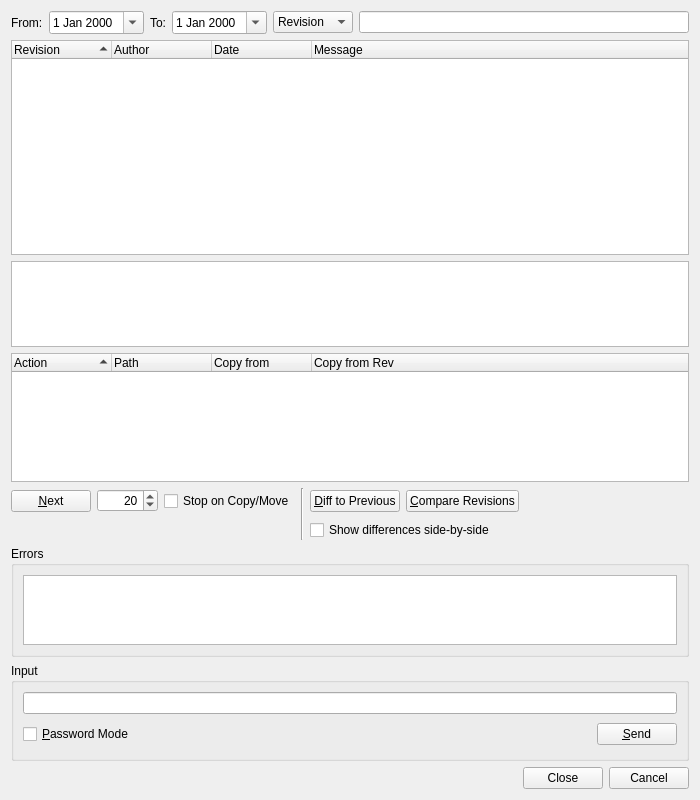
<?xml version="1.0" encoding="UTF-8"?>
<ui version="4.0">
 <class>SvnLogBrowserDialog</class>
 <widget class="QWidget" name="SvnLogBrowserDialog">
  <property name="geometry">
   <rect>
    <x>0</x>
    <y>0</y>
    <width>700</width>
    <height>800</height>
   </rect>
  </property>
  <property name="windowTitle">
   <string>Subversion Log</string>
  </property>
  <layout class="QVBoxLayout" name="verticalLayout">
   <item>
    <layout class="QHBoxLayout">
     <item>
      <widget class="QLabel" name="label">
       <property name="text">
        <string>From:</string>
       </property>
      </widget>
     </item>
     <item>
      <widget class="QDateEdit" name="fromDate">
       <property name="toolTip">
        <string>Enter the start date</string>
       </property>
       <property name="calendarPopup">
        <bool>true</bool>
       </property>
      </widget>
     </item>
     <item>
      <widget class="QLabel" name="label_2">
       <property name="text">
        <string>To:</string>
       </property>
      </widget>
     </item>
     <item>
      <widget class="QDateEdit" name="toDate">
       <property name="toolTip">
        <string>Enter the end date</string>
       </property>
       <property name="calendarPopup">
        <bool>true</bool>
       </property>
      </widget>
     </item>
     <item>
      <widget class="QComboBox" name="fieldCombo">
       <property name="toolTip">
        <string>Select the field to filter on</string>
       </property>
       <item>
        <property name="text">
         <string>Revision</string>
        </property>
       </item>
       <item>
        <property name="text">
         <string>Author</string>
        </property>
       </item>
       <item>
        <property name="text">
         <string>Message</string>
        </property>
       </item>
      </widget>
     </item>
     <item>
      <widget class="E5ClearableLineEdit" name="rxEdit">
       <property name="toolTip">
        <string>Enter the regular expression to filter on</string>
       </property>
      </widget>
     </item>
    </layout>
   </item>
   <item>
    <widget class="QTreeWidget" name="logTree">
     <property name="sizePolicy">
      <sizepolicy hsizetype="Expanding" vsizetype="Expanding">
       <horstretch>0</horstretch>
       <verstretch>5</verstretch>
      </sizepolicy>
     </property>
     <property name="alternatingRowColors">
      <bool>true</bool>
     </property>
     <property name="selectionMode">
      <enum>QAbstractItemView::ExtendedSelection</enum>
     </property>
     <property name="rootIsDecorated">
      <bool>false</bool>
     </property>
     <property name="itemsExpandable">
      <bool>false</bool>
     </property>
     <property name="sortingEnabled">
      <bool>true</bool>
     </property>
     <property name="allColumnsShowFocus">
      <bool>true</bool>
     </property>
     <column>
      <property name="text">
       <string>Revision</string>
      </property>
     </column>
     <column>
      <property name="text">
       <string>Author</string>
      </property>
     </column>
     <column>
      <property name="text">
       <string>Date</string>
      </property>
     </column>
     <column>
      <property name="text">
       <string>Message</string>
      </property>
     </column>
    </widget>
   </item>
   <item>
    <widget class="QTextEdit" name="messageEdit">
     <property name="sizePolicy">
      <sizepolicy hsizetype="Expanding" vsizetype="Expanding">
       <horstretch>0</horstretch>
       <verstretch>2</verstretch>
      </sizepolicy>
     </property>
     <property name="readOnly">
      <bool>true</bool>
     </property>
    </widget>
   </item>
   <item>
    <widget class="QTreeWidget" name="filesTree">
     <property name="sizePolicy">
      <sizepolicy hsizetype="Expanding" vsizetype="Expanding">
       <horstretch>0</horstretch>
       <verstretch>3</verstretch>
      </sizepolicy>
     </property>
     <property name="alternatingRowColors">
      <bool>true</bool>
     </property>
     <property name="rootIsDecorated">
      <bool>false</bool>
     </property>
     <property name="itemsExpandable">
      <bool>false</bool>
     </property>
     <property name="sortingEnabled">
      <bool>true</bool>
     </property>
     <property name="allColumnsShowFocus">
      <bool>true</bool>
     </property>
     <column>
      <property name="text">
       <string>Action</string>
      </property>
     </column>
     <column>
      <property name="text">
       <string>Path</string>
      </property>
     </column>
     <column>
      <property name="text">
       <string>Copy from</string>
      </property>
     </column>
     <column>
      <property name="text">
       <string>Copy from Rev</string>
      </property>
     </column>
    </widget>
   </item>
   <item>
    <layout class="QGridLayout" name="gridLayout">
     <item row="0" column="0">
      <widget class="QPushButton" name="nextButton">
       <property name="toolTip">
        <string>Press to get the next bunch of log entries</string>
       </property>
       <property name="text">
        <string>&amp;Next</string>
       </property>
      </widget>
     </item>
     <item row="0" column="1">
      <widget class="QSpinBox" name="limitSpinBox">
       <property name="toolTip">
        <string>Enter the limit of entries to fetch</string>
       </property>
       <property name="alignment">
        <set>Qt::AlignRight|Qt::AlignTrailing|Qt::AlignVCenter</set>
       </property>
       <property name="minimum">
        <number>1</number>
       </property>
       <property name="maximum">
        <number>10000</number>
       </property>
       <property name="value">
        <number>20</number>
       </property>
      </widget>
     </item>
     <item row="0" column="2">
      <widget class="QCheckBox" name="stopCheckBox">
       <property name="toolTip">
        <string>Select to stop listing log messages at a copy or move</string>
       </property>
       <property name="text">
        <string>Stop on Copy/Move</string>
       </property>
      </widget>
     </item>
     <item row="0" column="3" rowspan="2">
      <widget class="Line" name="line">
       <property name="orientation">
        <enum>Qt::Vertical</enum>
       </property>
      </widget>
     </item>
     <item row="0" column="4">
      <widget class="QPushButton" name="diffPreviousButton">
       <property name="toolTip">
        <string>Press to generate a diff to the previous revision</string>
       </property>
       <property name="text">
        <string>&amp;Diff to Previous</string>
       </property>
      </widget>
     </item>
     <item row="0" column="5">
      <widget class="QPushButton" name="diffRevisionsButton">
       <property name="toolTip">
        <string>Press to compare two revisions</string>
       </property>
       <property name="text">
        <string>&amp;Compare Revisions</string>
       </property>
      </widget>
     </item>
     <item row="0" column="6">
      <spacer>
       <property name="orientation">
        <enum>Qt::Horizontal</enum>
       </property>
       <property name="sizeHint" stdset="0">
        <size>
         <width>39</width>
         <height>26</height>
        </size>
       </property>
      </spacer>
     </item>
     <item row="1" column="4" colspan="3">
      <widget class="QCheckBox" name="sbsCheckBox">
       <property name="toolTip">
        <string>Select to show differences side-by-side</string>
       </property>
       <property name="text">
        <string>Show differences side-by-side</string>
       </property>
      </widget>
     </item>
    </layout>
   </item>
   <item>
    <widget class="QGroupBox" name="errorGroup">
     <property name="sizePolicy">
      <sizepolicy hsizetype="Preferred" vsizetype="Expanding">
       <horstretch>0</horstretch>
       <verstretch>1</verstretch>
      </sizepolicy>
     </property>
     <property name="title">
      <string>Errors</string>
     </property>
     <layout class="QVBoxLayout">
      <item>
       <widget class="QTextEdit" name="errors">
        <property name="whatsThis">
         <string>&lt;b&gt;Subversion log errors&lt;/b&gt;&lt;p&gt;This shows possible error messages of the svn log command.&lt;/p&gt;</string>
        </property>
        <property name="readOnly">
         <bool>true</bool>
        </property>
        <property name="acceptRichText">
         <bool>false</bool>
        </property>
       </widget>
      </item>
     </layout>
    </widget>
   </item>
   <item>
    <widget class="QGroupBox" name="inputGroup">
     <property name="title">
      <string>Input</string>
     </property>
     <layout class="QGridLayout">
      <item row="1" column="1">
       <spacer>
        <property name="orientation">
         <enum>Qt::Horizontal</enum>
        </property>
        <property name="sizeType">
         <enum>QSizePolicy::Expanding</enum>
        </property>
        <property name="sizeHint" stdset="0">
         <size>
          <width>327</width>
          <height>29</height>
         </size>
        </property>
       </spacer>
      </item>
      <item row="1" column="2">
       <widget class="QPushButton" name="sendButton">
        <property name="toolTip">
         <string>Press to send the input to the subversion process</string>
        </property>
        <property name="text">
         <string>&amp;Send</string>
        </property>
        <property name="shortcut">
         <string>Alt+S</string>
        </property>
       </widget>
      </item>
      <item row="0" column="0" colspan="3">
       <widget class="QLineEdit" name="input">
        <property name="toolTip">
         <string>Enter data to be sent to the subversion process</string>
        </property>
       </widget>
      </item>
      <item row="1" column="0">
       <widget class="QCheckBox" name="passwordCheckBox">
        <property name="toolTip">
         <string>Select to switch the input field to password mode</string>
        </property>
        <property name="text">
         <string>&amp;Password Mode</string>
        </property>
        <property name="shortcut">
         <string>Alt+P</string>
        </property>
       </widget>
      </item>
     </layout>
    </widget>
   </item>
   <item>
    <widget class="QDialogButtonBox" name="buttonBox">
     <property name="orientation">
      <enum>Qt::Horizontal</enum>
     </property>
     <property name="standardButtons">
      <set>QDialogButtonBox::Cancel|QDialogButtonBox::Close</set>
     </property>
    </widget>
   </item>
  </layout>
 </widget>
 <customwidgets>
  <customwidget>
   <class>E5ClearableLineEdit</class>
   <extends>QLineEdit</extends>
   <header>E5Gui/E5LineEdit.h</header>
  </customwidget>
 </customwidgets>
 <tabstops>
  <tabstop>fromDate</tabstop>
  <tabstop>toDate</tabstop>
  <tabstop>fieldCombo</tabstop>
  <tabstop>rxEdit</tabstop>
  <tabstop>logTree</tabstop>
  <tabstop>messageEdit</tabstop>
  <tabstop>filesTree</tabstop>
  <tabstop>nextButton</tabstop>
  <tabstop>limitSpinBox</tabstop>
  <tabstop>stopCheckBox</tabstop>
  <tabstop>diffPreviousButton</tabstop>
  <tabstop>diffRevisionsButton</tabstop>
  <tabstop>sbsCheckBox</tabstop>
  <tabstop>errors</tabstop>
  <tabstop>input</tabstop>
  <tabstop>passwordCheckBox</tabstop>
  <tabstop>sendButton</tabstop>
  <tabstop>buttonBox</tabstop>
 </tabstops>
 <resources/>
 <connections/>
</ui>
